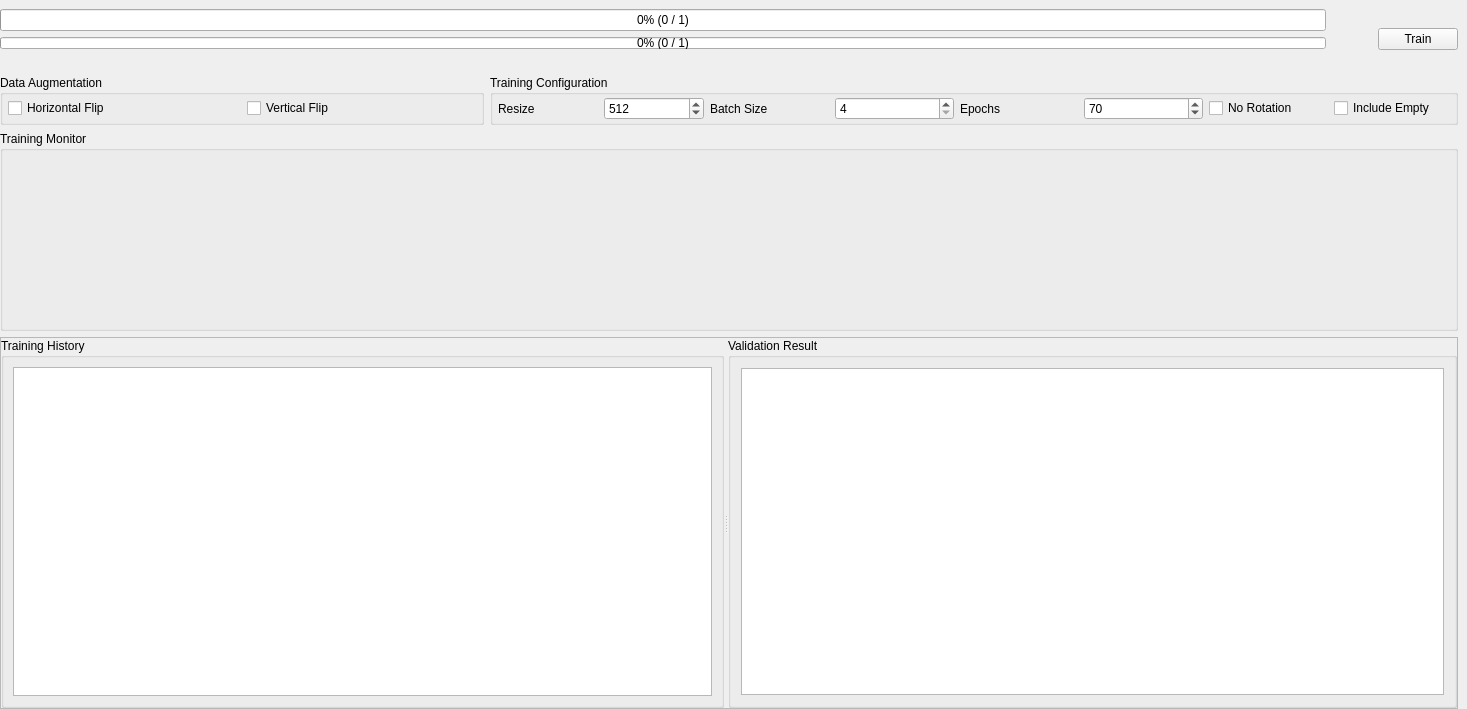
<?xml version="1.0" encoding="UTF-8"?>
<ui version="4.0">
 <class>trainer_widget</class>
 <widget class="QWidget" name="trainer_widget">
  <property name="geometry">
   <rect>
    <x>0</x>
    <y>0</y>
    <width>1467</width>
    <height>709</height>
   </rect>
  </property>
  <property name="sizePolicy">
   <sizepolicy hsizetype="Minimum" vsizetype="Minimum">
    <horstretch>0</horstretch>
    <verstretch>0</verstretch>
   </sizepolicy>
  </property>
  <property name="windowTitle">
   <string>Form</string>
  </property>
  <layout class="QVBoxLayout" name="verticalLayout_2">
   <property name="leftMargin">
    <number>0</number>
   </property>
   <property name="topMargin">
    <number>9</number>
   </property>
   <property name="rightMargin">
    <number>9</number>
   </property>
   <property name="bottomMargin">
    <number>0</number>
   </property>
   <item>
    <layout class="QHBoxLayout" name="horizontal_layout">
     <item>
      <layout class="QVBoxLayout" name="layout_prograss">
       <item>
        <widget class="QProgressBar" name="progress_epoch">
         <property name="maximum">
          <number>1</number>
         </property>
         <property name="value">
          <number>0</number>
         </property>
         <property name="format">
          <string>%p% (%v / %m)</string>
         </property>
        </widget>
       </item>
       <item>
        <widget class="QProgressBar" name="progress_iter">
         <property name="maximumSize">
          <size>
           <width>16777215</width>
           <height>12</height>
          </size>
         </property>
         <property name="maximum">
          <number>1</number>
         </property>
         <property name="value">
          <number>0</number>
         </property>
         <property name="format">
          <string>%p% (%v / %m)</string>
         </property>
        </widget>
       </item>
       <item>
        <widget class="QLabel" name="label_time">
         <property name="text">
          <string/>
         </property>
         <property name="alignment">
          <set>Qt::AlignRight|Qt::AlignTrailing|Qt::AlignVCenter</set>
         </property>
        </widget>
       </item>
      </layout>
     </item>
     <item>
      <widget class="QLabel" name="lbl_train_indicator">
       <property name="sizePolicy">
        <sizepolicy hsizetype="Minimum" vsizetype="Minimum">
         <horstretch>0</horstretch>
         <verstretch>0</verstretch>
        </sizepolicy>
       </property>
       <property name="minimumSize">
        <size>
         <width>40</width>
         <height>40</height>
        </size>
       </property>
       <property name="text">
        <string/>
       </property>
      </widget>
     </item>
     <item>
      <widget class="QPushButton" name="btn_train">
       <property name="sizePolicy">
        <sizepolicy hsizetype="Minimum" vsizetype="Maximum">
         <horstretch>0</horstretch>
         <verstretch>0</verstretch>
        </sizepolicy>
       </property>
       <property name="text">
        <string>Train</string>
       </property>
       <property name="checkable">
        <bool>true</bool>
       </property>
      </widget>
     </item>
    </layout>
   </item>
   <item>
    <layout class="QHBoxLayout" name="horizontalLayout_3">
     <item>
      <widget class="QGroupBox" name="group_config_2">
       <property name="sizePolicy">
        <sizepolicy hsizetype="Preferred" vsizetype="Minimum">
         <horstretch>1</horstretch>
         <verstretch>0</verstretch>
        </sizepolicy>
       </property>
       <property name="title">
        <string>Data Augmentation</string>
       </property>
       <layout class="QHBoxLayout" name="horizontalLayout_5">
        <property name="leftMargin">
         <number>5</number>
        </property>
        <property name="topMargin">
         <number>2</number>
        </property>
        <property name="rightMargin">
         <number>2</number>
        </property>
        <property name="bottomMargin">
         <number>2</number>
        </property>
        <item>
         <widget class="QCheckBox" name="check_hflip">
          <property name="sizePolicy">
           <sizepolicy hsizetype="Minimum" vsizetype="Fixed">
            <horstretch>0</horstretch>
            <verstretch>0</verstretch>
           </sizepolicy>
          </property>
          <property name="minimumSize">
           <size>
            <width>140</width>
            <height>0</height>
           </size>
          </property>
          <property name="toolTip">
           <string notr="true">If you want to train the model to learn horizontally flipped object, check this option.</string>
          </property>
          <property name="text">
           <string>Horizontal Flip       </string>
          </property>
         </widget>
        </item>
        <item>
         <widget class="QCheckBox" name="check_vflip">
          <property name="sizePolicy">
           <sizepolicy hsizetype="Minimum" vsizetype="Fixed">
            <horstretch>0</horstretch>
            <verstretch>0</verstretch>
           </sizepolicy>
          </property>
          <property name="minimumSize">
           <size>
            <width>140</width>
            <height>0</height>
           </size>
          </property>
          <property name="toolTip">
           <string notr="true">If you want to train the model to learn vertically flipped object, check this option.</string>
          </property>
          <property name="text">
           <string>Vertical Flip           </string>
          </property>
         </widget>
        </item>
       </layout>
      </widget>
     </item>
     <item>
      <widget class="QGroupBox" name="group_config">
       <property name="sizePolicy">
        <sizepolicy hsizetype="Preferred" vsizetype="Minimum">
         <horstretch>2</horstretch>
         <verstretch>0</verstretch>
        </sizepolicy>
       </property>
       <property name="title">
        <string>Training Configuration</string>
       </property>
       <layout class="QHBoxLayout" name="horizontalLayout_4">
        <property name="leftMargin">
         <number>5</number>
        </property>
        <property name="topMargin">
         <number>2</number>
        </property>
        <property name="rightMargin">
         <number>2</number>
        </property>
        <property name="bottomMargin">
         <number>2</number>
        </property>
        <item>
         <widget class="QLabel" name="lbl_resize">
          <property name="sizePolicy">
           <sizepolicy hsizetype="Minimum" vsizetype="Preferred">
            <horstretch>0</horstretch>
            <verstretch>0</verstretch>
           </sizepolicy>
          </property>
          <property name="minimumSize">
           <size>
            <width>100</width>
            <height>0</height>
           </size>
          </property>
          <property name="maximumSize">
           <size>
            <width>0</width>
            <height>16777215</height>
           </size>
          </property>
          <property name="toolTip">
           <string notr="true"/>
          </property>
          <property name="text">
           <string>Resize</string>
          </property>
         </widget>
        </item>
        <item>
         <widget class="QSpinBox" name="spin_resize">
          <property name="sizePolicy">
           <sizepolicy hsizetype="Fixed" vsizetype="Fixed">
            <horstretch>0</horstretch>
            <verstretch>0</verstretch>
           </sizepolicy>
          </property>
          <property name="minimumSize">
           <size>
            <width>100</width>
            <height>0</height>
           </size>
          </property>
          <property name="toolTip">
           <string notr="true">This is for resizing image before model input.
If you want more accuracy, increase this value.
But if you increase this value, the computation time will be longer.</string>
          </property>
          <property name="minimum">
           <number>256</number>
          </property>
          <property name="maximum">
           <number>987654321</number>
          </property>
          <property name="singleStep">
           <number>128</number>
          </property>
          <property name="value">
           <number>512</number>
          </property>
         </widget>
        </item>
        <item>
         <widget class="QLabel" name="lbl_batch_size">
          <property name="sizePolicy">
           <sizepolicy hsizetype="Minimum" vsizetype="Minimum">
            <horstretch>0</horstretch>
            <verstretch>0</verstretch>
           </sizepolicy>
          </property>
          <property name="minimumSize">
           <size>
            <width>100</width>
            <height>0</height>
           </size>
          </property>
          <property name="toolTip">
           <string notr="true"/>
          </property>
          <property name="text">
           <string>Batch Size</string>
          </property>
         </widget>
        </item>
        <item>
         <widget class="QSpinBox" name="spin_batch_size">
          <property name="minimumSize">
           <size>
            <width>100</width>
            <height>0</height>
           </size>
          </property>
          <property name="toolTip">
           <string notr="true">This is the size of training step.
If you increase this value, training speed will be faster.
But you can increase this value only within available GPU resources.</string>
          </property>
          <property name="minimum">
           <number>4</number>
          </property>
          <property name="maximum">
           <number>32</number>
          </property>
          <property name="singleStep">
           <number>4</number>
          </property>
          <property name="value">
           <number>4</number>
          </property>
         </widget>
        </item>
        <item>
         <widget class="QLabel" name="lbl_epochs">
          <property name="sizePolicy">
           <sizepolicy hsizetype="Minimum" vsizetype="Minimum">
            <horstretch>0</horstretch>
            <verstretch>0</verstretch>
           </sizepolicy>
          </property>
          <property name="minimumSize">
           <size>
            <width>100</width>
            <height>0</height>
           </size>
          </property>
          <property name="toolTip">
           <string notr="true"/>
          </property>
          <property name="text">
           <string>Epochs</string>
          </property>
         </widget>
        </item>
        <item>
         <widget class="QSpinBox" name="spin_max_epochs">
          <property name="minimumSize">
           <size>
            <width>100</width>
            <height>0</height>
           </size>
          </property>
          <property name="toolTip">
           <string notr="true">This is the number how many the training iteration is done.
If you want more accuracy, increase this value.
But if you increase this value, the training time will be longer.</string>
          </property>
          <property name="minimum">
           <number>1</number>
          </property>
          <property name="maximum">
           <number>9999</number>
          </property>
          <property name="singleStep">
           <number>1</number>
          </property>
          <property name="value">
           <number>70</number>
          </property>
         </widget>
        </item>
        <item>
         <widget class="QCheckBox" name="check_no_rotation">
          <property name="sizePolicy">
           <sizepolicy hsizetype="Minimum" vsizetype="Fixed">
            <horstretch>0</horstretch>
            <verstretch>0</verstretch>
           </sizepolicy>
          </property>
          <property name="minimumSize">
           <size>
            <width>100</width>
            <height>0</height>
           </size>
          </property>
          <property name="toolTip">
           <string notr="true">If the object do not have rotation, check this option.</string>
          </property>
          <property name="text">
           <string>No Rotation    </string>
          </property>
         </widget>
        </item>
        <item>
         <widget class="QCheckBox" name="check_include_empty">
          <property name="toolTip">
           <string>If you want to train empty data also, check this option.</string>
          </property>
          <property name="text">
           <string>Include Empty</string>
          </property>
         </widget>
        </item>
       </layout>
      </widget>
     </item>
    </layout>
   </item>
   <item>
    <widget class="QGroupBox" name="group_monitor">
     <property name="sizePolicy">
      <sizepolicy hsizetype="Preferred" vsizetype="Expanding">
       <horstretch>0</horstretch>
       <verstretch>0</verstretch>
      </sizepolicy>
     </property>
     <property name="minimumSize">
      <size>
       <width>0</width>
       <height>100</height>
      </size>
     </property>
     <property name="maximumSize">
      <size>
       <width>16777215</width>
       <height>200</height>
      </size>
     </property>
     <property name="title">
      <string>Training Monitor</string>
     </property>
     <layout class="QHBoxLayout" name="layout_visualization">
      <property name="leftMargin">
       <number>10</number>
      </property>
      <property name="topMargin">
       <number>10</number>
      </property>
      <property name="rightMargin">
       <number>10</number>
      </property>
      <property name="bottomMargin">
       <number>10</number>
      </property>
     </layout>
    </widget>
   </item>
   <item>
    <widget class="QFrame" name="frame_main">
     <property name="sizePolicy">
      <sizepolicy hsizetype="Preferred" vsizetype="Expanding">
       <horstretch>0</horstretch>
       <verstretch>0</verstretch>
      </sizepolicy>
     </property>
     <property name="frameShape">
      <enum>QFrame::StyledPanel</enum>
     </property>
     <property name="frameShadow">
      <enum>QFrame::Raised</enum>
     </property>
     <layout class="QVBoxLayout" name="verticalLayout">
      <property name="leftMargin">
       <number>0</number>
      </property>
      <property name="topMargin">
       <number>0</number>
      </property>
      <property name="rightMargin">
       <number>0</number>
      </property>
      <property name="bottomMargin">
       <number>0</number>
      </property>
      <item>
       <widget class="QSplitter" name="splitter_3">
        <property name="orientation">
         <enum>Qt::Horizontal</enum>
        </property>
        <widget class="QGroupBox" name="groupBox_2">
         <property name="title">
          <string>Training History</string>
         </property>
         <layout class="QHBoxLayout" name="horizontalLayout_9">
          <item>
           <widget class="QTableWidget" name="table_training_history">
            <property name="sizePolicy">
             <sizepolicy hsizetype="Preferred" vsizetype="Expanding">
              <horstretch>0</horstretch>
              <verstretch>0</verstretch>
             </sizepolicy>
            </property>
            <property name="editTriggers">
             <set>QAbstractItemView::NoEditTriggers</set>
            </property>
           </widget>
          </item>
         </layout>
        </widget>
        <widget class="QGroupBox" name="gbxValidationResult_2">
         <property name="sizePolicy">
          <sizepolicy hsizetype="Expanding" vsizetype="Expanding">
           <horstretch>0</horstretch>
           <verstretch>0</verstretch>
          </sizepolicy>
         </property>
         <property name="title">
          <string>Validation Result</string>
         </property>
         <layout class="QVBoxLayout" name="layoutValidationResult_2">
          <property name="leftMargin">
           <number>10</number>
          </property>
          <property name="topMargin">
           <number>10</number>
          </property>
          <property name="rightMargin">
           <number>10</number>
          </property>
          <property name="bottomMargin">
           <number>10</number>
          </property>
          <item>
           <widget class="QTableWidget" name="table_validation">
            <property name="sizePolicy">
             <sizepolicy hsizetype="Preferred" vsizetype="Expanding">
              <horstretch>0</horstretch>
              <verstretch>0</verstretch>
             </sizepolicy>
            </property>
            <property name="minimumSize">
             <size>
              <width>0</width>
              <height>0</height>
             </size>
            </property>
            <property name="editTriggers">
             <set>QAbstractItemView::NoEditTriggers</set>
            </property>
           </widget>
          </item>
         </layout>
        </widget>
       </widget>
      </item>
     </layout>
    </widget>
   </item>
  </layout>
 </widget>
 <resources/>
 <connections/>
</ui>
